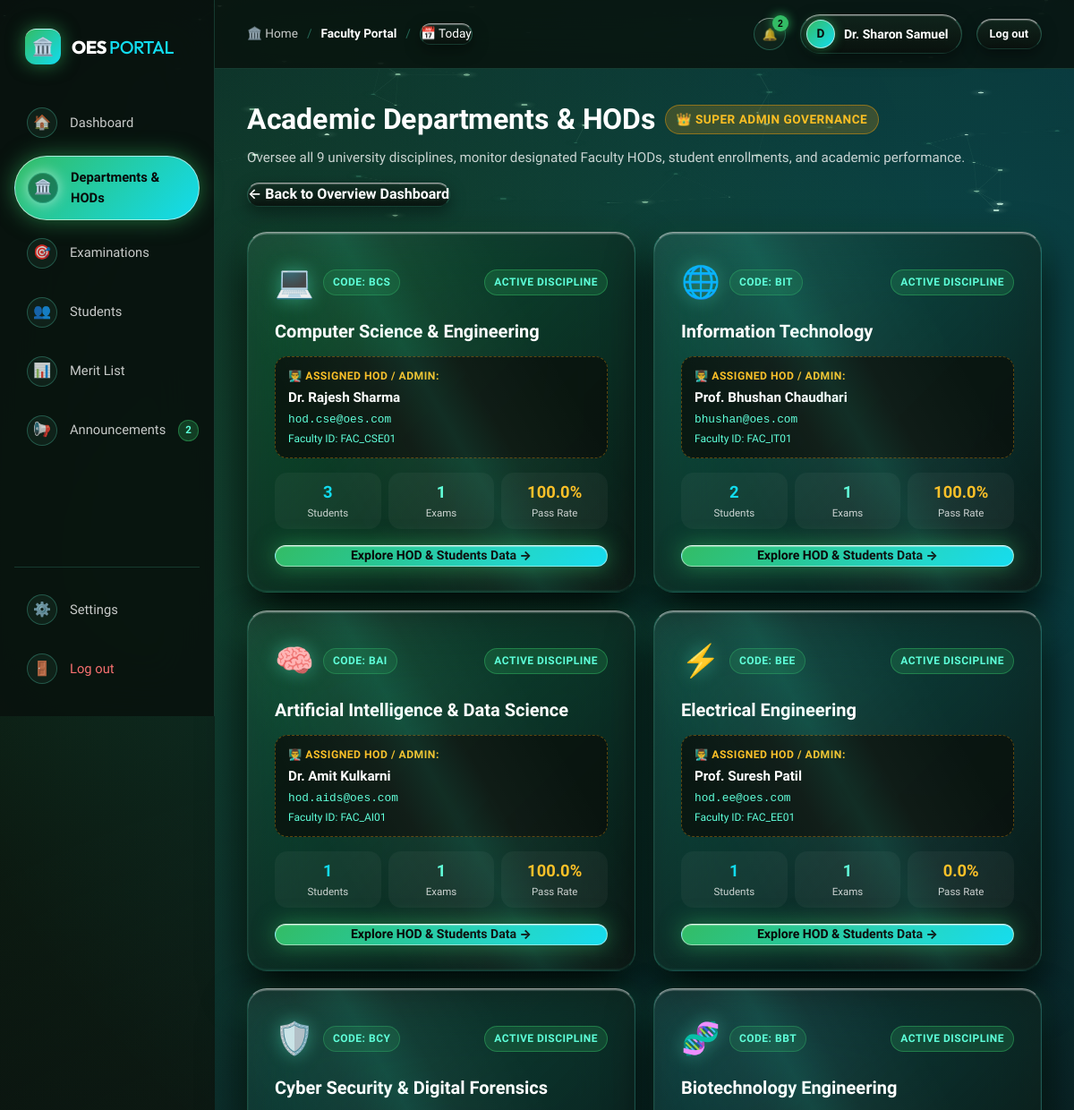
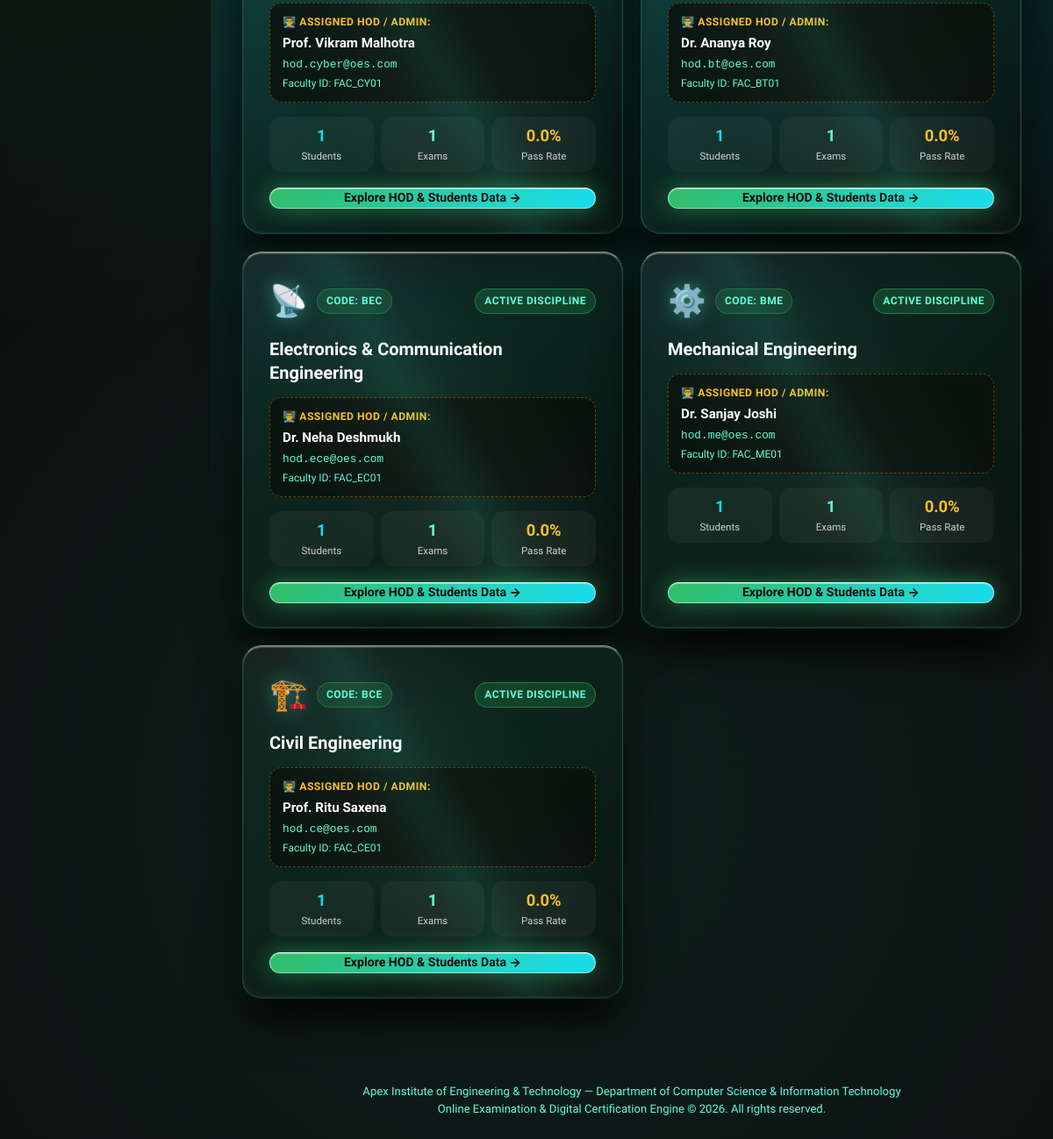
/admin/departments (signed in), run on the app's committed database (2 pictures, top to bottom).
### models.py (models this page shows, shortened)
class User(db.Model):
    __tablename__ = "users"
    id = db.Column(db.Integer, primary_key=True)
    name = db.Column(db.String(120), nullable=False)
    roll_no = db.Column(db.String(50), unique=True, nullable=True, index=True)
    department = db.Column(db.String(100), default="Computer Science & Engineering")
    email = db.Column(db.String(120), unique=True, nullable=False, index=True)
    phone = db.Column(db.String(20), nullable=True)
    password_hash = db.Column(db.String(256), nullable=False)
    role = db.Column(db.String(20), default="student")  # 'student' or 'admin'
    is_active = db.Column(db.Boolean, default=True)
    custom_note = db.Column(db.Text, default="Going to the evaluation hall and planning official exams for the semester ahead 🏀")
    note_status = db.Column(db.String(50), default="I'm going")
    note_updated_at = db.Column(db.DateTime, default=datetime.utcnow)
    created_at = db.Column(db.DateTime, default=datetime.utcnow)
    attempts = db.relationship("Attempt", backref="student", lazy="dynamic", cascade="all, delete-orphan")
    @property
    def is_authenticated(self):
        return True
    @property
    def is_admin(self):
        return self.role in ["admin", "superadmin"]
    @property
    def is_superadmin(self):
        return self.role == "superadmin"

### routes/admin.py (the view)
@admin_bp.route("/departments")
def departments():
    if not current_user.is_superadmin:
        return redirect(url_for("admin.dashboard"))
    from routes.student import OFFICIAL_DEPARTMENTS
    from routes.auth import BRANCH_CODES
    dept_overview = []
    dept_icons = {
        "Computer Science & Engineering": "💻",
        "Information Technology": "🌐",
        "Artificial Intelligence & Data Science": "🧠",
        "Cyber Security & Digital Forensics": "🛡️",
        "Electronics & Communication Engineering": "📡",
        "Electrical Engineering": "⚡",
        "Mechanical Engineering": "⚙️",
        "Civil Engineering": "🏗️",
        "Biotechnology Engineering": "🧬",
    }
    for d in OFFICIAL_DEPARTMENTS:
        hod = User.query.filter_by(role="admin", department=d).first()
        student_count = User.query.filter_by(role="student", department=d).count()
        exam_count = Exam.query.filter((Exam.department == d) | (Exam.department == "All Departments")).count()
        attempts = Attempt.query.filter_by(status="completed").join(User, Attempt.student_id == User.id).filter(User.department == d).all()
        pass_rate = round((sum(1 for a in attempts if a.is_passed) / len(attempts)) * 100, 1) if attempts else 0.0
        dept_overview.append({
            "name": d,
            "code": BRANCH_CODES.get(d, "ENG"),
            "icon": dept_icons.get(d, "🏛️"),
            "hod": hod,
            "student_count": student_count,
            "exam_count": exam_count,
            "pass_rate": pass_rate
        })
    return render_template("admin/departments.html", departments=dept_overview)

### models.py (called while the page is built)
    @property
    def time_ago(self):
        now = datetime.utcnow()
        diff = now - self.created_at
        seconds = int(diff.total_seconds())
        if seconds < 60:
            return "Just now"
        elif seconds < 3600:
            return f"{seconds // 60}m ago"
        elif seconds < 86400:
            return f"{seconds // 3600}h ago"
        elif seconds < 604800:
            return f"{seconds // 86400}d ago"
        else:
            return self.created_at.strftime("%b %d, %Y")

### routes/admin.py (called while the page is built)
@admin_bp.before_request
@login_required
def require_admin():
    if not current_user.is_admin:
        flash("Access denied: Faculty or Administrator privileges required.", "danger")
        return redirect(url_for("student.dashboard"))

### templates/admin/departments.html (shortened to what this page needs)
{% extends "base.html" %}
{% block content %}
<div class="container">
  <div style="display: flex; align-items: center; justify-content: space-between; margin-bottom: 28px; flex-wrap: wrap; gap: 16px;">
    <div>
      <div style="display: flex; align-items: center; gap: 10px; margin-bottom: 6px;">
        <h1 style="font-size: 2rem; margin: 0;" data-flip-text="Academic Departments &amp; HODs">Academic Departments &amp; HODs</h1>
        <span class="badge" style="background: rgba(245, 158, 11, 0.2); color: #FBBF24; border: 1px solid rgba(245, 158, 11, 0.45); font-size: 0.85rem; padding: 5px 12px; font-weight: 800;">
          👑 Super Admin Governance
        </span>
      </div>
      <p style="color: var(--text-muted); font-size: 0.95rem; margin: 0;">
        Oversee all 9 university disciplines, monitor designated Faculty HODs, student enrollments, and academic performance.
      </p>
    </div>
    <div>
      <a href="{{ url_for('admin.dashboard') }}" class="btn btn-secondary">
        &larr; Back to Overview Dashboard
      </a>
    </div>
  </div>
  <div style="display: grid; grid-template-columns: repeat(auto-fit, minmax(340px, 1fr)); gap: 20px; margin-bottom: 40px;">
    {% for dept in departments %}
      <div class="glass-card" style="padding: 24px 22px; display: flex; flex-direction: column; justify-content: space-between; border: 1px solid rgba(93, 255, 217, 0.25); transition: all 0.3s ease; position: relative;">
        <div>
          <div style="display: flex; align-items: center; justify-content: space-between; margin-bottom: 14px;">
            <div style="display: flex; align-items: center; gap: 10px;">
              <span style="font-size: 2.2rem; filter: drop-shadow(0 0 10px rgba(93, 255, 217, 0.4));">{{ dept.icon }}</span>
              <div>
                <span class="badge" style="background: rgba(51, 188, 101, 0.15); color: #5DFFD9; border: 1px solid rgba(51, 188, 101, 0.35); font-weight: 800;">
                  Code: {{ dept.code }}
                </span>
              </div>
            </div>
            <span class="badge badge-passed" style="font-size: 0.75rem;">
              Active Discipline
            </span>
          </div>
          <h2 style="font-size: 1.25rem; font-weight: 800; color: #ffffff; margin-bottom: 14px; line-height: 1.35;">
            {{ dept.name }}
          </h2>
          <div style="background: rgba(10, 18, 14, 0.85); border: 1px dashed rgba(245, 158, 11, 0.35); border-radius: var(--radius-sm); padding: 12px 14px; margin-bottom: 16px;">
            <div style="font-size: 0.76rem; font-weight: 700; color: #FBBF24; text-transform: uppercase; letter-spacing: 0.5px; margin-bottom: 4px;">
              👨‍🏫 Assigned HOD / Admin:
            </div>
            {% if dept.hod %}
              <div style="font-size: 0.95rem; font-weight: 800; color: #ffffff;">{{ dept.hod.name }}</div>
              <div style="font-size: 0.8rem; color: #5DFFD9; font-family: monospace; margin-top: 2px;">{{ dept.hod.email }}</div>
              <div style="font-size: 0.75rem; color: var(--text-dim); margin-top: 2px;">Faculty ID: {{ dept.hod.roll_no }}</div>
            {% else %}
              <div style="font-size: 0.88rem; color: var(--text-dim); font-style: italic;">No HOD Assigned</div>
            {% endif %}
          </div>
          <div style="display: grid; grid-template-columns: repeat(3, 1fr); gap: 8px; text-align: center; margin-bottom: 18px;">
            <div style="background: rgba(255, 255, 255, 0.04); padding: 8px; border-radius: var(--radius-sm);">
              <div style="font-size: 1.15rem; font-weight: 800; color: #12DCEF;">{{ dept.student_count }}</div>
              <div style="font-size: 0.72rem; color: var(--text-muted);">Students</div>
            </div>
            <div style="background: rgba(255, 255, 255, 0.04); padding: 8px; border-radius: var(--radius-sm);">
              <div style="font-size: 1.15rem; font-weight: 800; color: #5DFFD9;">{{ dept.exam_count }}</div>
              <div style="font-size: 0.72rem; color: var(--text-muted);">Exams</div>
            </div>
            <div style="background: rgba(255, 255, 255, 0.04); padding: 8px; border-radius: var(--radius-sm);">
              <div style="font-size: 1.15rem; font-weight: 800; color: #FBBF24;">{{ dept.pass_rate }}%</div>
              <div style="font-size: 0.72rem; color: var(--text-muted);">Pass Rate</div>
            </div>
          </div>
        </div>
        <a href="{{ url_for('admin.department_detail', dept_name=dept.name) }}" class="btn btn-primary" style="width: 100%; text-align: center; justify-content: center; font-size: 0.88rem;">
          <span>Explore HOD &amp; Students Data &rarr;</span>
        </a>
      </div>
    {% endfor %}
  </div>
</div>
{% endblock %}

### templates/base.html (shortened to what this page needs)
<!DOCTYPE html>
<html lang="en">
<head>
  <link rel="stylesheet" href="{{ url_for('static', filename='css/styles.css') }}">
</head>
<body>
  <canvas id="webgl-canvas"></canvas>
  <div class="app-shell">
    {% if current_user.is_authenticated %}
      <aside class="app-sidebar">
        <div>
          <a href="{{ url_for('main.index') }}" class="sidebar-brand">
            <div class="brand-icon-logo">🏛️</div>
            <div class="brand-title">OES <span>PORTAL</span></div>
          </a>
          <ul class="sidebar-nav">
            {% if current_user.is_admin %}
              <li>
                <a href="{{ url_for('admin.dashboard') }}" class="sidebar-link {% if request.endpoint == 'admin.dashboard' %}active{% endif %}">
                  <div class="nav-icon-pill">🏠</div>
                  <span>Dashboard</span>
                </a>
              </li>
              {% if current_user.is_superadmin %}
                <li>
                  <a href="{{ url_for('admin.departments') }}" class="sidebar-link {% if request.endpoint in ['admin.departments', 'admin.department_detail'] %}active{% endif %}">
                    <div class="nav-icon-pill">🏛️</div>
                    <span>Departments &amp; HODs</span>
                  </a>
                </li>
              {% endif %}
              <li>
                <a href="{{ url_for('admin.exams') }}" class="sidebar-link {% if request.endpoint == 'admin.exams' %}active{% endif %}">
                  <div class="nav-icon-pill">🎯</div>
                  <span>Examinations</span>
                </a>
              </li>
              <li>
                <a href="{{ url_for('admin.students') }}" class="sidebar-link {% if request.endpoint == 'admin.students' %}active{% endif %}">
                  <div class="nav-icon-pill">👥</div>
                  <span>Students</span>
                </a>
              </li>
              <li>
                <a href="{{ url_for('admin.results') }}" class="sidebar-link {% if request.endpoint == 'admin.results' %}active{% endif %}">
                  <div class="nav-icon-pill">📊</div>
                  <span>Merit List</span>
                </a>
              </li>
              <li>
                <a href="{{ url_for('admin.announcements') }}" class="sidebar-link {% if request.endpoint == 'admin.announcements' %}active{% endif %}">
                  <div class="nav-icon-pill">📢</div>
                  <span style="flex: 1;">Announcements</span>
                  {% if unread_notifications_count %}
                    <span class="sidebar-badge-count">{{ unread_notifications_count }}</span>
                  {% endif %}
                </a>
              </li>
            {% endif %}
          </ul>
        </div>
        <div class="sidebar-footer">
          <a href="{{ url_for('auth.profile') }}" class="sidebar-link">
            <div class="nav-icon-pill">⚙️</div>
            <span>Settings</span>
          </a>
          <a href="{{ url_for('auth.logout') }}" class="sidebar-link" style="color: #f87171;">
            <div class="nav-icon-pill" style="color: #f87171;">🚪</div>
            <span>Log out</span>
          </a>
        </div>
      </aside>
    {% endif %}
    <div class="app-main">
      <header class="app-topbar">
        <div class="breadcrumb-box">
          <a href="{{ url_for('main.index') }}">🏛️ Home</a>
          <span class="separator">/</span>
          {% if current_user.is_authenticated %}
            <span class="current">{% if current_user.is_admin %}Faculty Portal{% else %}Dashboard{% endif %}</span>
          {% else %}
            <span class="current">Examination Portal</span>
          {% endif %}
          <span class="separator">/</span>
          <div class="date-pill">
            <span>📅 Today</span>
          </div>
        </div>
        <div class="topbar-right">
          {% if current_user.is_authenticated %}
            <div class="notification-wrapper" style="position: relative;">
              <button type="button" class="btn-icon-round notification-bell-btn" onclick="toggleNotificationDropdown()" title="Notifications & Announcements">
                <span>🔔</span>
                {% if unread_notifications_count %}
                  <span class="bell-unread-dot">{{ unread_notifications_count }}</span>
                {% endif %}
              </button>
            </div>
            <div class="user-avatar-group">
              <div class="avatar-circle">{{ current_user.name[:1] }}</div>
              <span class="user-avatar-name">{{ current_user.name }}</span>
            </div>
            <a href="{{ url_for('auth.logout') }}" class="btn btn-secondary btn-sm">Log out</a>
          {% else %}
            <a href="{{ url_for('auth.login') }}" class="btn btn-secondary btn-sm">Sign In</a>
            <a href="{{ url_for('auth.register') }}" class="btn btn-primary btn-sm">Create Account</a>
          {% endif %}
        </div>
      </header>
      <main class="viewport-content">
        {% block content %}{% endblock %}
      </main>
      <footer style="border-top: 1px solid var(--border-glass); padding: 24px 36px; font-size: 0.82rem; color: var(--text-dim); text-align: center;">
        <p>{{ INSTITUTE_NAME }} — {{ INSTITUTE_SUBTITLE }}</p>
        <p>Online Examination & Digital Certification Engine &copy; 2026. All rights reserved.</p>
      </footer>
    </div>
  </div>
</body>
</html>

### data on the page
User: name "D", name "Dr. Sharon Samuel"
User: icon "💻", code "BCS", name "Computer Science & Engineering", hod.name "Dr. Rajesh Sharma", hod.email "hod.cse@oes.com", hod.roll_no "FAC_CSE01", student_count "3", exam_count "1", pass_rate "100.0"
User: icon "🌐", code "BIT", name "Information Technology", hod.name "Prof. Bhushan Chaudhari", hod.email "bhushan@oes.com", hod.roll_no "FAC_IT01", student_count "2", exam_count "1", pass_rate "100.0"
User: icon "🧠", code "BAI", name "Artificial Intelligence & Data Science", hod.name "Dr. Amit Kulkarni", hod.email "hod.aids@oes.com", hod.roll_no "FAC_AI01", student_count "1", exam_count "1", pass_rate "100.0"
User: icon "⚡", code "BEE", name "Electrical Engineering", hod.name "Prof. Suresh Patil", hod.email "hod.ee@oes.com", hod.roll_no "FAC_EE01", student_count "1", exam_count "1", pass_rate "0.0"
User: icon "🛡️", code "BCY", name "Cyber Security & Digital Forensics", hod.name "Prof. Vikram Malhotra", hod.email "hod.cyber@oes.com", hod.roll_no "FAC_CY01", student_count "1", exam_count "1", pass_rate "0.0"
User: icon "🧬", code "BBT", name "Biotechnology Engineering", hod.name "Dr. Ananya Roy", hod.email "hod.bt@oes.com", hod.roll_no "FAC_BT01", student_count "1", exam_count "1", pass_rate "0.0"
User: icon "📡", code "BEC", name "Electronics & Communication Engineering", hod.name "Dr. Neha Deshmukh", hod.email "hod.ece@oes.com", hod.roll_no "FAC_EC01", student_count "1", exam_count "1", pass_rate "0.0"
User: icon "⚙️", code "BME", name "Mechanical Engineering", hod.name "Dr. Sanjay Joshi", hod.email "hod.me@oes.com", hod.roll_no "FAC_ME01", student_count "1", exam_count "1", pass_rate "0.0"
User: icon "🏗️", code "BCE", name "Civil Engineering", hod.name "Prof. Ritu Saxena", hod.email "hod.ce@oes.com", hod.roll_no "FAC_CE01", student_count "1", exam_count "1", pass_rate "0.0"

### other printed values
{{ unread_notifications_count }} "2"
{{ INSTITUTE_NAME }} "Apex Institute of Engineering & Technology"
{{ INSTITUTE_SUBTITLE }} "Department of Computer Science & Information Technology"
